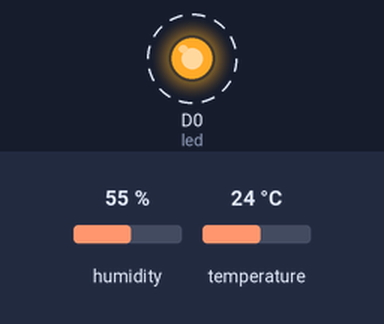
The sketch below on a simulated ESP8266 (NodeMCU). Parts: output pins drawn as LEDs (lit = HIGH). Dashed ring = blinking. The inputs (shaded band) are chosen by the test bench; at power-on: humidity 55 %, temperature 24 °C. WiFi joins after 1.5 s; servers stay silent unless stated; no MQTT or app messages arrive unless stated.

Above: at 2.45 s.
Timing chart, 0 to 5.3 s (numbered marks = the images above):
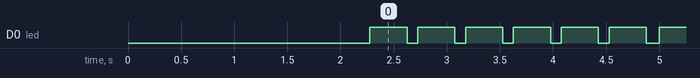

The sketch:

esp8266MQTT.ino
```cpp
#include "DHT.h"
#include <PubSubClient.h>
#include <ESP8266WiFi.h>

#define DHTTYPE DHT11
#define dht_dpin D3
#define led D0

const char* ssid = "xxxxxxx";
const char* wifi_password = "xxxxxx";

const char* mqtt_server = "34.65.22.209";
const char* mqtt_username = "eray";
const char* mqtt_password = "1234";
const char* mqtt_topic1 = "temperature";
const char* mqtt_topic2 = "humudity";
const char* clientID = "Client1";

int ledStatus = 0;

DHT dht(dht_dpin, DHTTYPE);

WiFiClient wifiClient;
PubSubClient client(mqtt_server, 1883, wifiClient); // 1883 is the listener port for the Broker

void setup(void)
{
  dht.begin();
  pinMode(led, OUTPUT);
  Serial.begin(9600);
  connectWifi();
  connectMqtt();
}
void loop() {
    float h = dht.readHumidity();
    float t = dht.readTemperature();
    char value1[8];
    dtostrf(t, 6, 2, value1);
    char value2[8];
    dtostrf(h, 6, 2, value2);
    publishDataa(mqtt_topic1,value1);
    publishDataa(mqtt_topic2,value2);
    digitalWrite(led, HIGH);
    delay(350);
    digitalWrite(led, LOW);
    delay(100);
    digitalWrite(led, HIGH);
    delay(350);
    digitalWrite(led, LOW);
    delay(100);
}

void publishDataa(const char* topic, char* data){
      if (client.publish(topic, data)) {    }
      else {
        client.connect(clientID, mqtt_username, mqtt_password);
        delay(10);
        client.publish(topic, data);
      }
}


void connectWifi(){
    WiFi.begin(ssid, wifi_password);
    while (WiFi.status() != WL_CONNECTED) {
    delay(500);
  }
}

void connectMqtt(){
  if (client.connect(clientID, mqtt_username, mqtt_password)) {
  }
  delay(700);
}
```

Measured:
- by itself, D0 (led): alternates HIGH for 0.35 s and LOW for 0.10 s
